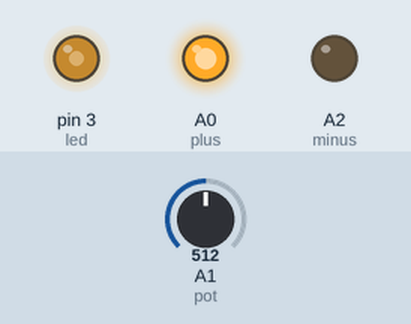
A sketch run on a simulated Arduino Uno, built with avr-gcc and run on an emulated ATmega328P. Shown: output pins drawn as LEDs (lit = HIGH). The test bench sets the inputs (shaded band); at power-on: A1 (pot) = 512.

Above: at 1.2 s.
1.3 s: A1 (pot) set to 716
At 2.5 s:
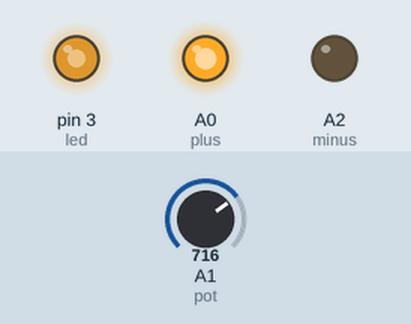
2.8 s: A1 (pot) set to 900
At 3.6 s:
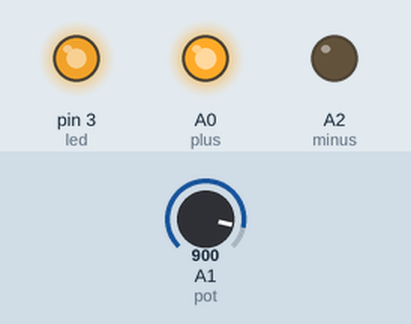
4.3 s: A1 (pot) set to 122
At 4.8 s:
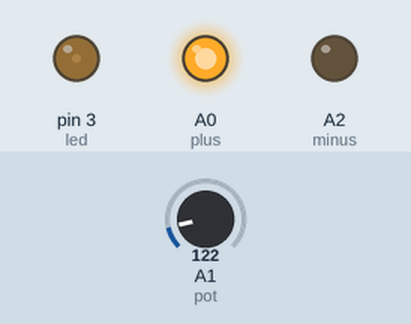
5.8 s: A1 (pot) set to 0
At 7.0 s:
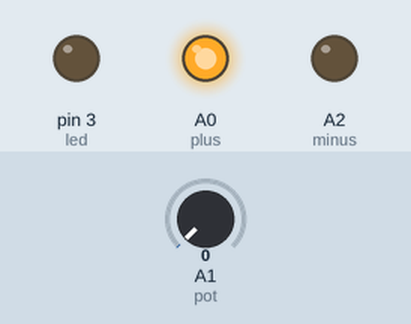
7.3 s: A1 (pot) set to 511
At 8.2 s:
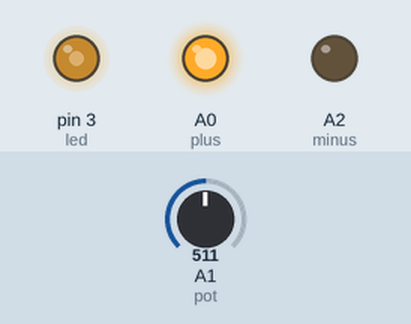
Timing chart, 0 to 9.8 s (numbered marks = the images above; inputs shaded):
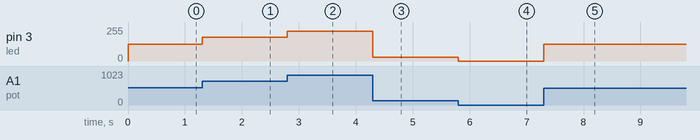

The sketch:

nano_led_driver.ino
```cpp
#define led 3
#define plus A0
#define pot A1
#define minus A2

void setup() {
  // put your setup code here, to run once:
  pinMode (led,OUTPUT);
  pinMode (plus,OUTPUT);
  pinMode (minus,OUTPUT);
  pinMode (pot,INPUT);
  digitalWrite(plus,HIGH);
  digitalWrite(minus,LOW);
}

void loop() {
  // put your main code here, to run repeatedly:
  uint16_t level;
  level = map (analogRead(pot),0,1023,0,255);
  analogWrite(led,level);

}
```

Measured:
- after the input at 1.3 s, pin 3 (led): 127/255 → 178/255 at once
- after the input at 2.8 s, pin 3 (led): 178/255 → 224/255 at once
- after the input at 4.3 s, pin 3 (led): 224/255 → 30/255 at once
- after the input at 5.8 s, pin 3 (led): 30/255 → 0/255 at once
- after the input at 7.3 s, pin 3 (led): 0/255 → 127/255 at once
